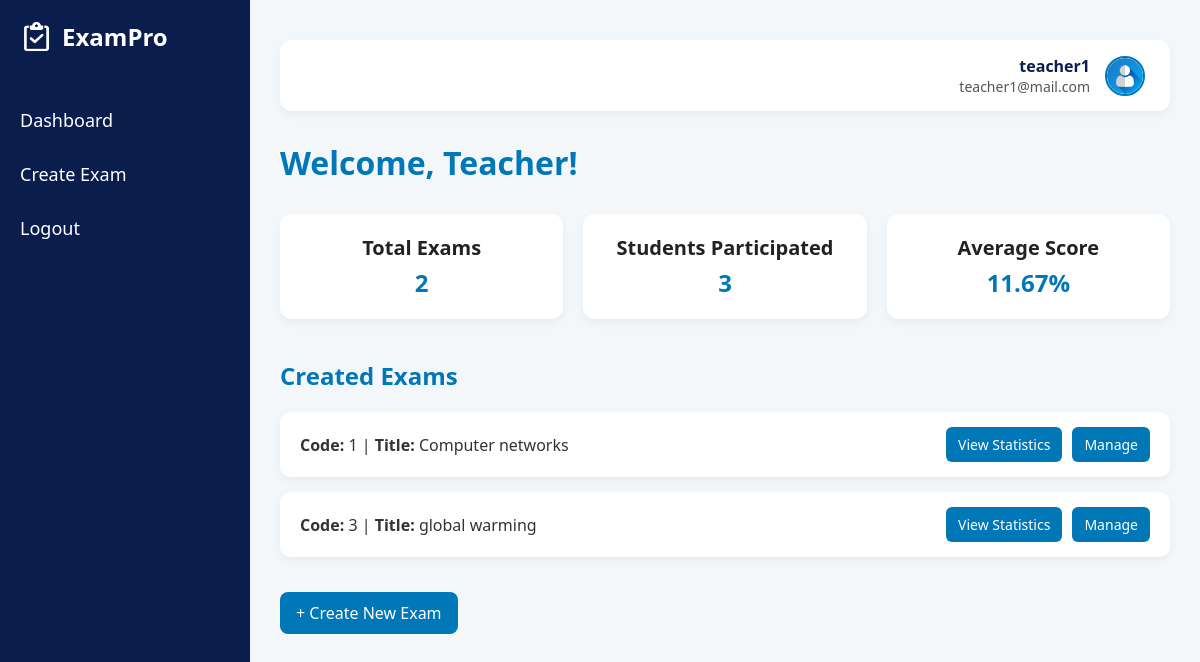
The app's page /dashboard_teacher (signed in), older data.
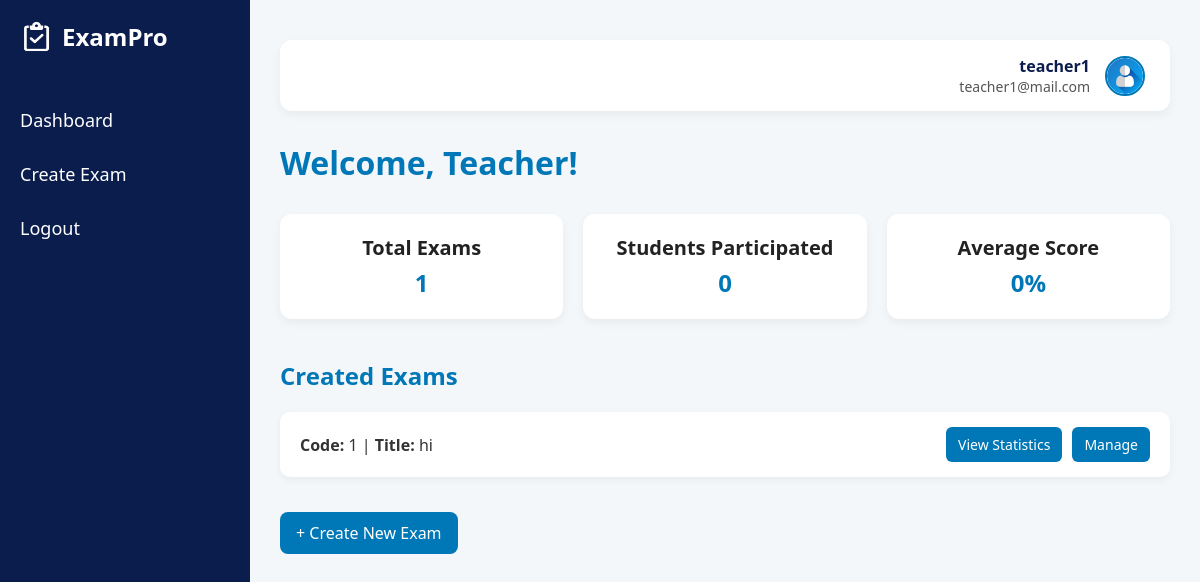
The same page, newer data.
### tables this page shows
CREATE TABLE Exam (
                            id INTEGER PRIMARY KEY AUTOINCREMENT,
                            teacher_id INTEGER,
                            title TEXT,
                            total_marks INTEGER);

### app.py (the view)
@app.route('/dashboard_teacher')
def dashboard_teacher():
    if 'teacher_id' not in session:
        return redirect('/login_teacher')
    teacher_id = session['teacher_id']
    with sqlite3.connect('database.db') as conn:
        cursor = conn.cursor()
        cursor.execute("SELECT * FROM Exam WHERE teacher_id = ?", (teacher_id,))
        exams = cursor.fetchall()
        total_exams = len(exams)
        cursor.execute('''
            SELECT COUNT(DISTINCT Attended.student_id)
            FROM Attended
            JOIN Exam ON Attended.exam_id = Exam.id
            WHERE Exam.teacher_id = ?
        ''', (teacher_id,))
        total_students = cursor.fetchone()[0] or 0
        cursor.execute('''
            SELECT AVG(Attended.earned_total)
            FROM Attended
            JOIN Exam ON Attended.exam_id = Exam.id
            WHERE Exam.teacher_id = ?
        ''', (teacher_id,))
        avg_score = cursor.fetchone()[0]
        average_score = round(avg_score, 2) if avg_score else 0
        cursor.execute("SELECT username, email FROM Teacher WHERE id = ?", (teacher_id,))
        teacher_info = cursor.fetchone()
        teacher_name,teacher_email = teacher_info if teacher_info else ("Unknown", "unknown@example.com")
    return render_template(
        'dashboard_teacher.html',
        exams=exams,
        total_exams=total_exams,
        total_students=total_students,
        average_score=average_score,
        teacher_name=teacher_name,
        teacher_email=teacher_email
    )

### templates/dashboard_teacher.html (shortened to what this page needs)
<!DOCTYPE html>
<html lang="en">
<head>
</head>
<body>
    <div class="wrapper">
        <div class="sidebar">
            <div class="logo-title">
                <img src="{{ url_for('static', filename='images/logo.png') }}" alt="Logo">
                <span>ExamPro</span>
            </div>
            <a href="#">Dashboard</a>
            <a href="/create_exam">Create Exam</a>
            <a href="/" onclick="logout(event)">Logout</a>
        </div>
        <div class="main-content">
<div class="profile-header">
    <div class="profile-info">
        <p class="teacher-name">{{ teacher_name }}</p>
        <p class="teacher-email">{{ teacher_email }}</p>
    </div>
    <img src="{{ url_for('static', filename='images/avatar.png') }}" alt="Avatar" class="avatar">
</div>
            <div class="dashboard-section">
                <h1>Welcome, Teacher!</h1>
                <div class="stat-cards">
                    <div class="stat-card">
                        <h3>Total Exams</h3>
                        <p>{{ total_exams }}</p>
                    </div>
                    <div class="stat-card">
                        <h3>Students Participated</h3>
                        <p>{{ total_students }}</p>
                    </div>
                    <div class="stat-card">
                        <h3>Average Score</h3>
                        <p>{{ average_score }}%</p>
                    </div>
                </div>
            </div>
            <div class="exam-list">
                <h2>Created Exams</h2>
                {% for exam in exams %}
                    <div class="exam-item">
                        <span><strong>Code:</strong> {{ exam[0] }} | <strong>Title:</strong> {{ exam[2] }}</span>
                        <div class="exam-actions">
                            <a href="/exam_details/{{ exam[0] }}">View Statistics</a>
                            <a href="/manage_exam/{{ exam[0] }}">Manage</a>
                        </div>
                    </div>
                {% else %}
                    <p>No exams created yet.</p>
                {% endfor %}
                <a href="/create_exam" class="create-btn">+ Create New Exam</a>
            </div>
        </div>
    </div>
</body>
</html>

Row changes from the older to the newer data that the page shows:
removed Exam: id "3", title "global warming"
changed Exam id 1: title "Computer networks" → "hi"
Text that changed along with them:
{{ total_exams }}: "2" → "1"
{{ total_students }}: "3" → "0"
{{ average_score }}: "11.67" → "0"
